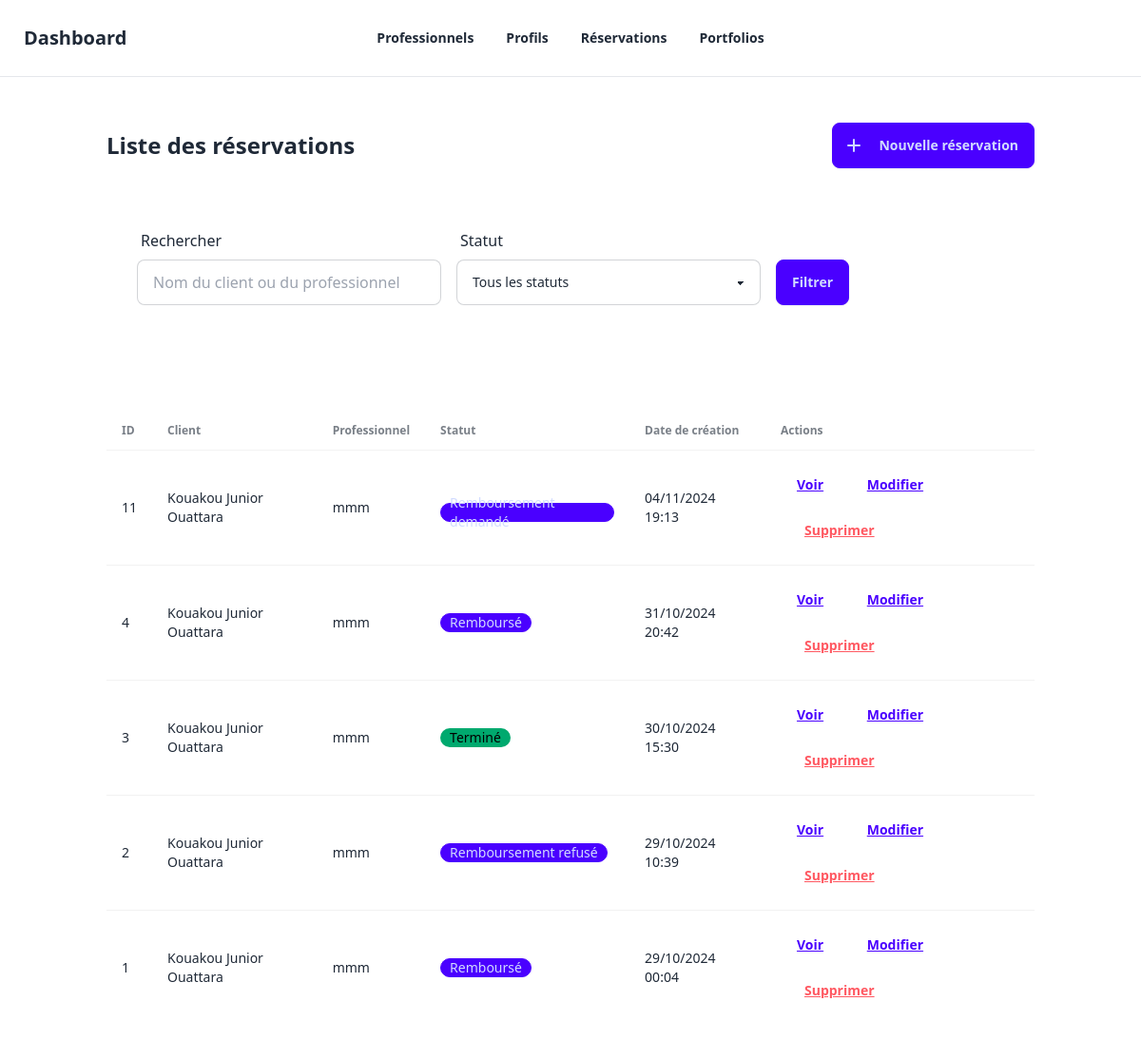
Page /dashboard/reservations/ (signed in) on the committed database.
### reservations/models.py (models this page shows, shortened)
class Reservation(models.Model):
    objects = ReservationManager()
    professionnel = models.ForeignKey(
        Professionnel,
        on_delete=models.CASCADE,
        related_name="reservations"
    )
    client = models.ForeignKey(
        settings.AUTH_USER_MODEL,
        on_delete=models.CASCADE
    )
    description = models.TextField(
        verbose_name="Description de la demande",
        help_text="Décrivez le travail que vous souhaitez faire réaliser"
    )
    phone = models.CharField(
        max_length=20,
        verbose_name="Numéro de téléphone"
    )
    selected_dates = models.JSONField(
        verbose_name="Dates sélectionnées",
        help_text="Les dates de réservation sélectionnées"
    )
    created_at = models.DateTimeField(
        auto_now_add=True,
        verbose_name="Date de création"
    )
    status = models.CharField(
        max_length=20,
        choices=ReservationStatus.choices,
        default=ReservationStatus.PENDING,
        verbose_name="Statut"
    )
    last_status_change = models.DateTimeField(
        auto_now_add=True,
        verbose_name="Dernière modification du statut"
    )
    cancelled_at = models.DateTimeField(null=True, blank=True)
    total_price = models.DecimalField(
        max_digits=10,
        decimal_places=2,
        verbose_name="Prix total",
        help_text="Prix total basé sur le nombre de jours × tarif journalier",
        editable=False
    )
    class Meta:
        ordering = ['-created_at']
        constraints = [
            models.UniqueConstraint(
                fields=["professionnel", "client", "created_at"],
                name="unique_reservation"
            )
        ]

### professionnels/models.py (models this page shows, shortened)
class Professionnel(models.Model):
    full_name = models.CharField(max_length=255, verbose_name="Nom complet")
    profile_photo = models.ImageField(
        upload_to="photos/", null=True, blank=True, verbose_name="Photo de profil"
    )
    email = models.EmailField(unique=True, verbose_name="Email", db_index=True)
    phone = models.CharField(max_length=20, verbose_name="Téléphone", db_index=True)
    CITY_CHOICES = [
        ("Abidjan", "Abidjan"),
        ("Yamoussoukro", "Yamoussoukro"),
    ]
    city = models.CharField(max_length=100, choices=CITY_CHOICES, verbose_name="Ville")
    COMMUNE_CHOICES = [
        ("Abobo", "Abobo"),
        ("Adjamé", "Adjamé"),
    ]
    commune = models.CharField(
        max_length=100, choices=COMMUNE_CHOICES, verbose_name="Commune"
    )
    presentation_video = models.FileField(
        upload_to="videos/", null=True, blank=True, verbose_name="Vidéo de présentation"
    )
    SPECIALIZATIONS = [
        ("Gros Oeuvre", "Gros Oeuvre"),
        ("Second Oeuvre", "Second Oeuvre"),
    ]
    specialization = models.CharField(
        max_length=255, choices=SPECIALIZATIONS, verbose_name="Spécialisation"
    )
    class SkillLevel(models.TextChoices):
        DEBUTANT = "Débutant", "Débutant"
        INTERMEDIAIRE = "Intermédiaire", "Intermédiaire"
        EXPERT = "Expert", "Expert"
    skill_level = models.CharField(
        max_length=50,
        choices=SkillLevel.choices,
        verbose_name="Niveau de compétence",
    )
    certifications = models.TextField(verbose_name="Certifications", blank=True)
    years_of_experience = models.PositiveIntegerField(
        help_text="Nombre d'années d'expérience", verbose_name="Années d'expérience"
    )
    daily_rate = models.DecimalField(
        max_digits=10, decimal_places=2, verbose_name="Tarif journalier"
    )
    availability = models.CharField(
        max_length=255,
        help_text="Exemple : Lundi,Mardi,Mercredi",
        verbose_name="Disponibilité",
    )
    class Meta:
        constraints = [
            models.UniqueConstraint(fields=["email"], name="unique_email"),
        ]

### dashboard/views.py (the view)
# urls.py: path('reservations/', views.reservation_list, name='reservation_list'),
@staff_member_required
def reservation_list(request):
    search_query = request.GET.get('search', '')
    status_filter = request.GET.get('status', '')
    reservations = Reservation.objects.all()
    if search_query:
        reservations = reservations.filter(
            Q(client__username__icontains=search_query) |
            Q(professionnel__full_name__icontains=search_query)
        )
    if status_filter:
        reservations = reservations.filter(status=status_filter)
    reservations = reservations.order_by('-created_at')
    paginator = Paginator(reservations, 10)
    page = request.GET.get('page')
    reservations = paginator.get_page(page)
    return render(request, 'dashboard/reservation_list.html', {
        'reservations': reservations,
        'search_query': search_query,
        'status_filter': status_filter,
        'status_choices': ReservationStatus.choices  # Utilisez directement ReservationStatus
    })

### reservations/managers.py (called while the page is built)
    def get_queryset(self):
        return ReservationQuerySet(self.model, using=self._db)

### dashboard/templates/dashboard/reservation_list.html (shortened to what this page needs)
{% extends "dashboard/base.html" %}
{% load static %}
{% block content %}
<div class="container mx-auto p-6">
    <div class="flex justify-between items-center mb-6">
        <h1 class="text-2xl font-bold">Liste des réservations</h1>
        <a href="{% url 'dashboard:reservation_create' %}" class="btn btn-primary">
            <svg class="-ml-1 mr-2 h-5 w-5" xmlns="http://www.w3.org/2000/svg" viewBox="0 0 20 20" fill="currentColor">
                <path fill-rule="evenodd" d="M10 3a1 1 0 011 1v5h5a1 1 0 110 2h-5v5a1 1 0 11-2 0v-5H4a1 1 0 110-2h5V4a1 1 0 011-1z" clip-rule="evenodd" />
            </svg>
            Nouvelle réservation
        </a>
    </div>
    <div class="card">
        <div class="card-body">
            <form method="get" class="flex flex-wrap gap-4">
                <div class="form-control w-full max-w-xs">
                    <label class="label" for="search">Rechercher</label>
                    <input type="text" name="search" id="search" value="{{ search_query }}" placeholder="Nom du client ou du professionnel" class="input input-bordered w-full">
                </div>
                <div class="form-control w-full max-w-xs">
                    <label class="label" for="status">Statut</label>
                    <select name="status" id="status" class="select select-bordered w-full">
                        <option value="">Tous les statuts</option>
                    </select>
                </div>
                <div class="flex items-end">
                    <button type="submit" class="btn btn-primary">Filtrer</button>
                </div>
            </form>
        </div>
    </div>
    <div class="card mt-20">
        <div class="overflow-x-auto">
            <table class="table w-full">
                <thead>
                    <tr>
                        <th>ID</th>
                        <th>Client</th>
                        <th>Professionnel</th>
                        <th>Statut</th>
                        <th>Date de création</th>
                        <th>Actions</th>
                    </tr>
                </thead>
                <tbody>
                    {% for reservation in reservations %}
                    <tr>
                        <td>{{ reservation.id }}</td>
                        <td>{{ reservation.client.get_full_name }}</td>
                        <td>{{ reservation.professionnel.full_name }}</td>
                        <td>
                            <span class="badge
                                {% if reservation.status == 'completed' %}badge-success
                                {% elif reservation.status == 'cancelled' %}badge-error
                                {% else %}badge-primary{% endif %}">
                                {{ reservation.get_status_display }}
                            </span>
                        </td>
                        <td>{{ reservation.created_at|date:"d/m/Y H:i" }}</td>
                        <td class="space-x-2">
                            <a href="{% url 'dashboard:reservation_detail' reservation.pk %}" class="btn btn-link">Voir</a>
                            <a href="{% url 'dashboard:reservation_edit' reservation.pk %}" class="btn btn-link">Modifier</a>
                            <a href="#" onclick="openDeleteModal('{% url 'dashboard:reservation_delete' reservation.pk %}')"
                               class="btn btn-link text-error">
                                Supprimer
                            </a>
                        </td>
                    </tr>
                    {% empty %}
                    <tr>
                        <td colspan="6" class="text-center text-gray-500">Aucune réservation trouvée</td>
                    </tr>
                    {% endfor %}
                </tbody>
            </table>
        </div>
    </div>
</div>
{% endblock %}

### rows in the picture
Reservation: id "11", client.get_full_name "Kouakou Junior Ouattara", professionnel.full_name "mmm", status "Remboursement demandé", created_at "04/11/2024 19:13"
Reservation: id "4", client.get_full_name "Kouakou Junior Ouattara", professionnel.full_name "mmm", status "Remboursé", created_at "31/10/2024 20:42"
Reservation: id "3", client.get_full_name "Kouakou Junior Ouattara", professionnel.full_name "mmm", status "Terminé", created_at "30/10/2024 15:30"
Reservation: id "2", client.get_full_name "Kouakou Junior Ouattara", professionnel.full_name "mmm", status "Remboursement refusé", created_at "29/10/2024 10:39"
Reservation: id "1", client.get_full_name "Kouakou Junior Ouattara", professionnel.full_name "mmm", status "Remboursé", created_at "29/10/2024 00:04"
